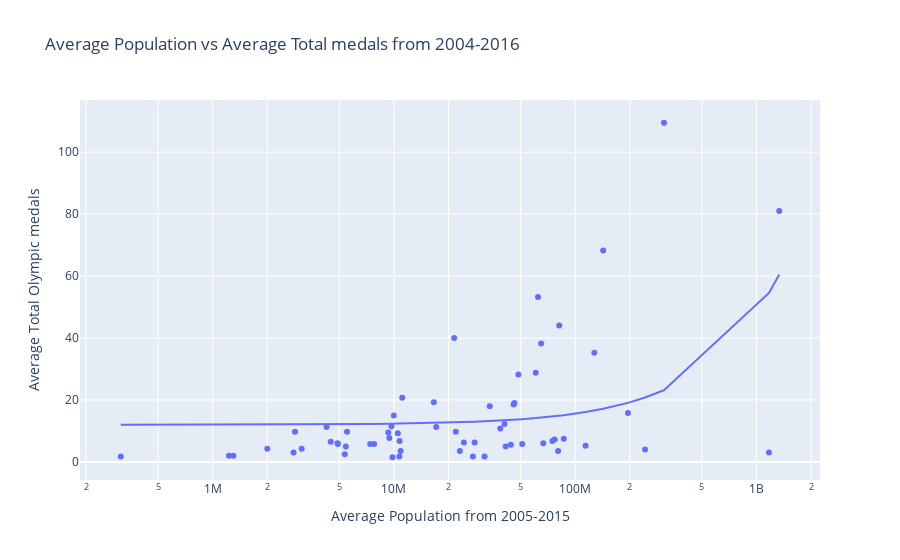

Notebook cell for this chart:
### Code cell
fig = px.scatter(
                 oad,
                 x = oad["Average Pop"],
                 y = oad["Average Total"],
                 trendline="ols",
                 labels={"Average Pop" :"Average Population from 2005-2015",
                 "Average Total" : "Average Total Olympic medals"},
                 title=f"Average Population vs Average Total medals from 2004-2016",
                 hover_data=["Country"],
                 log_x=True,
                )
fig.show()

### Figure 1 — Plotly figure (JSON) as saved in the notebook; plotly's stock layout.template omitted (floating-point values rounded to 4 significant figures)
{"data": [{"customdata": [["United States"], ["China"], ["Great Britain"], ["Russia"], ["South Korea"], ["Germany"], ["France"], ["Australia"], ["Italy"], ["Hungary"], ["Japan"], ["Iran"], ["Netherlands"], ["New Zealand"], ["Ukraine"], ["Cuba"], ["Spain"], ["Jamaica"], ["Czech Republic"], ["South Africa"], ["North Korea"], ["Brazil"], ["Kazakhstan"], ["Poland"], ["Ethiopia"], ["Croatia"], ["Canada"], ["Belarus"], ["Kenya"], ["Denmark"], ["Romania"], ["Azerbaijan"], ["Switzerland"], ["Norway"], ["Lithuania"], ["Sweden"], ["Colombia"], ["Mexico"], ["Georgia"], ["Argentina"], ["Slovenia"], ["Trinidad and Tobago"], ["Turkey"], ["Dominican Republic"], ["Chinese Taipei"], ["Bahamas"], ["Venezuela"], ["Egypt"], ["India"], ["Mongolia"], ["Thailand"], ["Bulgaria"], ["Finland"], ["Indonesia"], ["Slovakia"], ["Belgium"], ["Estonia"], ["Portugal"], ["Uzbekistan"], ["Greece"], ["Morocco"]], "hovertemplate": "Average Population from 2005-2015=%{x}<br>Average Total Olympic medals=%{y}<br>Country=%{customdata[0]}<extra></extra>", "legendgroup": "", "marker": {"color": "#636efa", "symbol": "circle"}, "mode": "markers", "name": "", "orientation": "v", "showlegend": false, "type": "scatter", "x": [308895500, 1335783250, 62318750, 142699500, 48599000, 81646250, 64874000, 21504250, 60598000, 9985500, 127449000, 76989000, 16599000, 4248500, 45742750, 11107250, 46216000, 2846000, 10503500, 51006750, 24314250, 195487750, 17112750, 38588500, 86476750, 4483750, 33751750, 9689750, 40715250, 5511750, 21946250, 9302750, 7777750, 4904250, 3097500, 9437750, 44159250, 114109500, 4882250, 41325500, 2001000, 1229500, 74813500, 9823000, 23099500, 311000, 27248500, 80494000, 1172222000, 2791000, 66633000, 7395750, 5356500, 243021250, 5427000, 10881500, 1301000, 10716250, 27868000, 10736250, 31620000], "xaxis": "x", "y": [109.5, 81, 53.25, 68.25, 28.25, 44, 38.25, 40, 28.75, 15, 35.25, 7.25, 19.25, 11.25, 18.5, 20.75, 19, 9.75, 9.25, 5.75, 6.25, 15.75, 11.25, 10.75, 7.5, 6.5, 18, 11.5, 12.25, 9.75, 9.75, 9.5, 5.75, 5.75, 4.25, 7.75, 5.5, 5.25, 6, 5, 4.25, 2, 6.75, 1.5, 3.5, 1.75, 1.75, 3.5, 3, 3, 6, 5.75, 2.5, 4, 5, 3.5, 2, 1.75, 6.25, 6.75, 1.75], "yaxis": "y"}, {"hovertemplate": "<b>OLS trendline</b><br>Average Total = 3.63484e-08 * Average Pop + 11.9429<br>R<sup>2</sup>=0.164607<br><br>Average Population from 2005-2015=%{x}<br>Average Total Olympic medals=%{y} <b>(trend)</b><extra></extra>", "legendgroup": "", "marker": {"color": "#636efa", "symbol": "circle"}, "mode": "lines", "name": "", "showlegend": false, "type": "scatter", "x": [311000, 1229500, 1301000, 2001000, 2791000, 2846000, 3097500, 4248500, 4483750, 4882250, 4904250, 5356500, 5427000, 5511750, 7395750, 7777750, 9302750, 9437750, 9689750, 9823000, 9985500, 10503500, 10716250, 10736250, 10881500, 11107250, 16599000, 17112750, 21504250, 21946250, 23099500, 24314250, 27248500, 27868000, 31620000, 33751750, 38588500, 40715250, 41325500, 44159250, 45742750, 46216000, 48599000, 51006750, 60598000, 62318750, 64874000, 66633000, 74813500, 76989000, 80494000, 81646250, 86476750, 114109500, 127449000, 142699500, 195487750, 243021250, 308895500, 1172222000, 1335783250], "xaxis": "x", "y": [11.95, 11.99, 11.99, 12.02, 12.04, 12.05, 12.06, 12.1, 12.11, 12.12, 12.12, 12.14, 12.14, 12.14, 12.21, 12.23, 12.28, 12.29, 12.3, 12.3, 12.31, 12.32, 12.33, 12.33, 12.34, 12.35, 12.55, 12.56, 12.72, 12.74, 12.78, 12.83, 12.93, 12.96, 13.09, 13.17, 13.35, 13.42, 13.45, 13.55, 13.61, 13.62, 13.71, 13.8, 14.15, 14.21, 14.3, 14.36, 14.66, 14.74, 14.87, 14.91, 15.09, 16.09, 16.58, 17.13, 19.05, 20.78, 23.17, 54.55, 60.5], "yaxis": "y"}], "layout": {"legend": {"tracegroupgap": 0}, "title": {"text": "Average Population vs Average Total medals from 2004-2016"}, "xaxis": {"anchor": "y", "domain": [0, 1], "title": {"text": "Average Population from 2005-2015"}, "type": "log"}, "yaxis": {"anchor": "x", "domain": [0, 1], "title": {"text": "Average Total Olympic medals"}}}}
